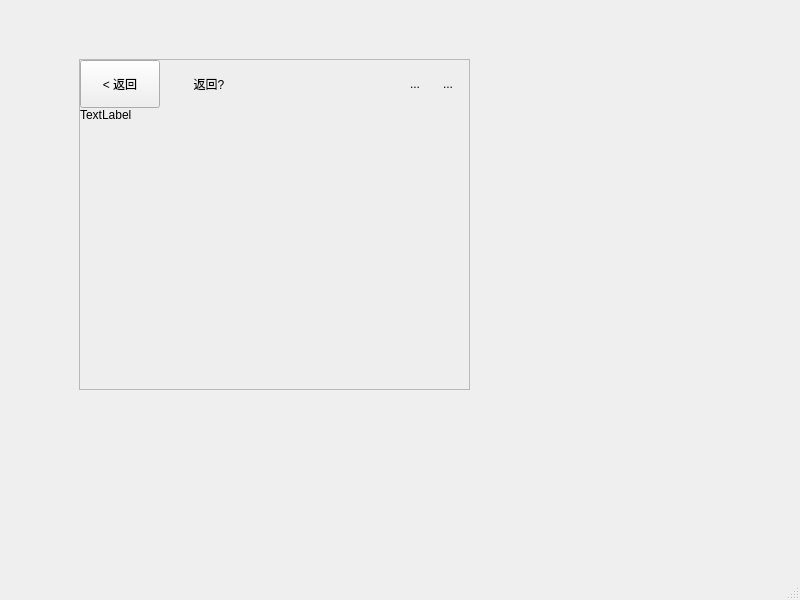
<?xml version="1.0" encoding="UTF-8"?>
<ui version="4.0">
 <class>MainWindow</class>
 <widget class="QMainWindow" name="MainWindow">
  <property name="geometry">
   <rect>
    <x>0</x>
    <y>0</y>
    <width>800</width>
    <height>600</height>
   </rect>
  </property>
  <property name="windowTitle">
   <string>MainWindow</string>
  </property>
  <widget class="QWidget" name="centralwidget">
   <layout class="QGridLayout" name="gridLayout">
    <item row="0" column="0">
     <widget class="QWidget" name="widget" native="true">
      <widget class="QFrame" name="frame">
       <property name="geometry">
        <rect>
         <x>70</x>
         <y>50</y>
         <width>391</width>
         <height>331</height>
        </rect>
       </property>
       <property name="styleSheet">
        <string notr="true">.QFrame#frame{
	background-color:#eeeeee
}</string>
       </property>
       <property name="frameShape">
        <enum>QFrame::StyledPanel</enum>
       </property>
       <property name="frameShadow">
        <enum>QFrame::Raised</enum>
       </property>
       <layout class="QVBoxLayout" name="verticalLayout">
        <property name="spacing">
         <number>0</number>
        </property>
        <property name="leftMargin">
         <number>0</number>
        </property>
        <property name="topMargin">
         <number>0</number>
        </property>
        <property name="rightMargin">
         <number>0</number>
        </property>
        <property name="bottomMargin">
         <number>0</number>
        </property>
        <item>
         <widget class="QWidget" name="widget_2" native="true">
          <property name="minimumSize">
           <size>
            <width>0</width>
            <height>48</height>
           </size>
          </property>
          <layout class="QGridLayout" name="gridLayout_2">
           <property name="leftMargin">
            <number>0</number>
           </property>
           <property name="topMargin">
            <number>0</number>
           </property>
           <property name="rightMargin">
            <number>9</number>
           </property>
           <property name="bottomMargin">
            <number>0</number>
           </property>
           <property name="spacing">
            <number>9</number>
           </property>
           <item row="0" column="0" rowspan="3">
            <widget class="QPushButton" name="pushButton">
             <property name="enabled">
              <bool>true</bool>
             </property>
             <property name="sizePolicy">
              <sizepolicy hsizetype="Minimum" vsizetype="Ignored">
               <horstretch>0</horstretch>
               <verstretch>0</verstretch>
              </sizepolicy>
             </property>
             <property name="text">
              <string>&lt; 返回</string>
             </property>
             <property name="flat">
              <bool>false</bool>
             </property>
            </widget>
           </item>
           <item row="1" column="3">
            <widget class="QToolButton" name="toolButton_2">
             <property name="text">
              <string>...</string>
             </property>
             <property name="autoRaise">
              <bool>true</bool>
             </property>
            </widget>
           </item>
           <item row="1" column="2">
            <spacer name="horizontalSpacer">
             <property name="orientation">
              <enum>Qt::Horizontal</enum>
             </property>
             <property name="sizeHint" stdset="0">
              <size>
               <width>40</width>
               <height>20</height>
              </size>
             </property>
            </spacer>
           </item>
           <item row="0" column="2">
            <spacer name="verticalSpacer_3">
             <property name="orientation">
              <enum>Qt::Vertical</enum>
             </property>
             <property name="sizeHint" stdset="0">
              <size>
               <width>20</width>
               <height>1</height>
              </size>
             </property>
            </spacer>
           </item>
           <item row="2" column="2">
            <spacer name="verticalSpacer_2">
             <property name="orientation">
              <enum>Qt::Vertical</enum>
             </property>
             <property name="sizeHint" stdset="0">
              <size>
               <width>20</width>
               <height>1</height>
              </size>
             </property>
            </spacer>
           </item>
           <item row="1" column="4">
            <widget class="QToolButton" name="toolButton">
             <property name="text">
              <string>...</string>
             </property>
             <property name="autoRaise">
              <bool>true</bool>
             </property>
            </widget>
           </item>
           <item row="1" column="1">
            <widget class="QPushButton" name="pushButton_2">
             <property name="text">
              <string>返回?</string>
             </property>
             <property name="flat">
              <bool>true</bool>
             </property>
            </widget>
           </item>
          </layout>
         </widget>
        </item>
        <item>
         <widget class="QLabel" name="label">
          <property name="sizePolicy">
           <sizepolicy hsizetype="Preferred" vsizetype="Preferred">
            <horstretch>0</horstretch>
            <verstretch>1</verstretch>
           </sizepolicy>
          </property>
          <property name="text">
           <string>TextLabel</string>
          </property>
          <property name="alignment">
           <set>Qt::AlignLeading|Qt::AlignLeft|Qt::AlignTop</set>
          </property>
         </widget>
        </item>
        <item>
         <spacer name="verticalSpacer">
          <property name="orientation">
           <enum>Qt::Vertical</enum>
          </property>
          <property name="sizeType">
           <enum>QSizePolicy::Expanding</enum>
          </property>
          <property name="sizeHint" stdset="0">
           <size>
            <width>20</width>
            <height>40</height>
           </size>
          </property>
         </spacer>
        </item>
       </layout>
      </widget>
     </widget>
    </item>
   </layout>
  </widget>
  <widget class="QMenuBar" name="menubar">
   <property name="geometry">
    <rect>
     <x>0</x>
     <y>0</y>
     <width>800</width>
     <height>27</height>
    </rect>
   </property>
  </widget>
  <widget class="QStatusBar" name="statusbar"/>
 </widget>
 <resources/>
 <connections/>
</ui>
